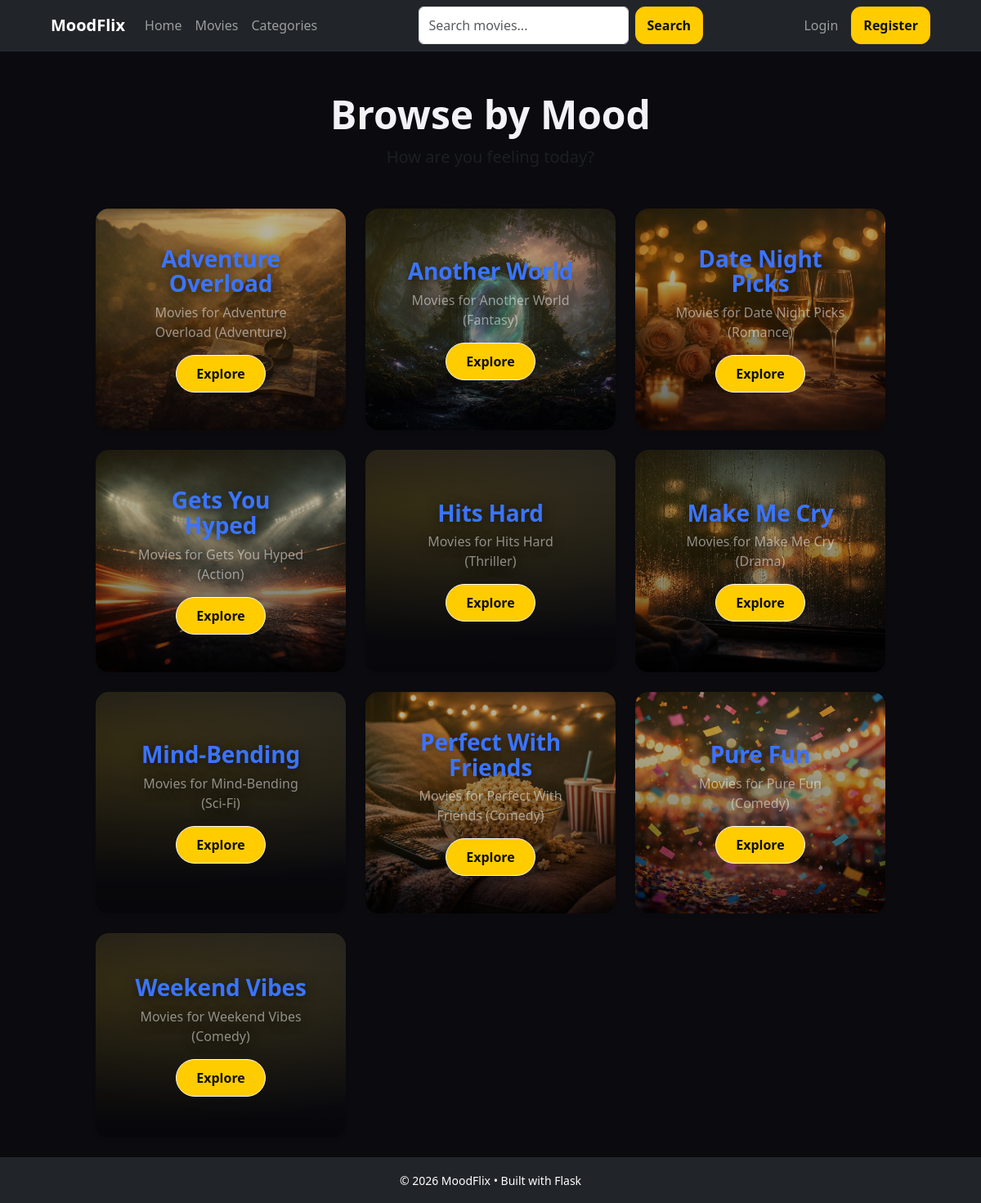
The page /categories on the database its author committed.
### app/models/mood_category.py (models this page shows, shortened)
class MoodCategory(db.Model):
    __tablename__ = "mood_categories"
    id = db.Column(db.Integer, primary_key=True)
    name = db.Column(db.String(255), nullable=False)
    description = db.Column(db.Text, nullable=True)

### app/controllers/home_controller.py (the view)
@home_bp.get("/categories")
def list_categories():
    categories = MovieService.listCategories()
    return render_template("categories/list.html", categories=categories)

### app/services/movie_service.py (called while the page is built)
    @staticmethod
    def listCategories() -> list[MoodCategory]:
        return MoodCategory.query.order_by(MoodCategory.name.asc()).all()

### app/views/templates/categories/list.html (shortened to what this page needs)
{% extends "base.html" %}
{% block content %}
  {% set category_images = {
      'Adventure Overload':   'img/Adventure.jpg',
      'Gets You Hyped':       'img/Action.jpg',
      'Another World':        'img/Fantasy.jpg',
      'Date Night Picks':     'img/Romance.jpg',
      'Hits Hard':            'img/Thriller.jpg',
      'Make Me Cry':          'img/Drama.jpg',
      'Mind-Bending':         'img/Sci-Fi.jpg',
      'Perfect With Friends': 'img/Comedy.jpg',
      'Pure Fun':             'img/Fun.jpg',
      'Weekend Vibes':        'img/Weekends.jpg'
  } %}
  <div class="container mt-4">
      <div class="text-center mb-5">
        <h1 class="fw-bold display-5">Browse by Mood</h1>
        <p class="text-muted lead">How are you feeling today?</p>
      </div>
      <div class="row row-cols-1 row-cols-md-2 row-cols-lg-3 g-4">
        {% for category in categories %}
          {% set image_file = category_images.get(category.name, 'img/hero-bg.jpg') %}
          <div class="col">
            <a href="{{ url_for('movie.list_movies_by_category', category_id=category.id) }}" class="text-decoration-none text-white">
              <div class="card h-100 shadow-sm border-0 mood-card"
                   style="background-image: linear-gradient(rgba(0,0,0,0.3), rgba(0,0,0,0.6)), url('{{ url_for('static', filename=image_file) }}');
                          background-size: cover;
                          background-position: center;
                          min-height: 250px;
                          transition: transform 0.3s;">
                <div class="card-body d-flex flex-column justify-content-center align-items-center text-center p-4">
                    <h3 class="card-title fw-bold text-shadow">{{ category.name }}</h3>
                    <p class="card-text text-white-50 d-none d-md-block">{{ category.description }}</p>
                    <span class="btn btn-outline-light mt-3 rounded-pill px-4">Explore</span>
                </div>
              </div>
            </a>
          </div>
        {% endfor %}
      </div>
  </div>
{% endblock %}

### app/views/templates/base.html (shortened to what this page needs)
<!doctype html>
<html lang="en">
<head>
  <link href="https://cdn.jsdelivr.net/npm/bootstrap@5.3.0/dist/css/bootstrap.min.css" rel="stylesheet">
  <link rel="stylesheet" href="https://cdnjs.cloudflare.com/ajax/libs/font-awesome/6.0.0/css/all.min.css">
  <link rel="stylesheet" href="{{ url_for('static', filename='css/style.css') }}">
</head>
<body>
  <nav class="navbar navbar-expand-lg navbar-dark bg-dark sticky-top" style = "z-index: 1050;">
    <div class="container">
      <a href="{{ url_for('home.index') }}" class="navbar-brand fw-bold">MoodFlix</a>
      <div class="collapse navbar-collapse" id="navbarNav">
        <ul class="navbar-nav me-auto">
            <li class="nav-item">
                <a class="nav-link" href="{{ url_for('home.index') }}"> Home </a>
            </li>
            <li class="nav-item">
                <a class="nav-link" href="{{ url_for('movie.list_movies') }}"> Movies </a>
            </li>
            <li class="nav-item">
                <a class="nav-link" href="{{ url_for('movie.list_categories') }}"> Categories </a>
            </li>
        </ul>
        <form class="d-flex mx-auto" method="GET" action="{{ url_for('home.search_movies') }}">
            <input class="form-control me-2" type="search" name="q" placeholder="Search movies..." value="{{ request.args.get('q', '') }}">
            <button class="btn btn-outline-warning" type="submit">Search</button>
        </form>
        <ul class="navbar-nav ms-auto align-items-center">
            {% if current_user.is_authenticated %}
                {% if current_user.role == 'admin' %}
                <li class="nav-item dropdown">
                    <a class="nav-link dropdown-toggle text-warning" href="#" id="adminDropdown" role="button" data-bs-toggle="dropdown" aria-expanded="false">
                        <i class="fas fa-user-shield"></i> Admin Panel
                    </a>
                    <ul class="dropdown-menu dropdown-menu-end" aria-labelledby="adminDropdown">
                        <li><a class="dropdown-item fw-bold" href="{{ url_for('admin.admin_index') }}">Dashboard</a></li>
                        <li><hr class="dropdown-divider"></li>
                        <li><a class="dropdown-item" href="{{ url_for('admin.list_movies') }}">Manage Movies</a></li>
                        <li><a class="dropdown-item" href="{{ url_for('admin.list_categories') }}">Manage Categories</a></li>
                        <li><hr class="dropdown-divider"></li>
                        <li><a class="dropdown-item" href="{{ url_for('admin.list_comments') }}">Manage Comments</a></li>
                        <li><a class="dropdown-item" href="{{ url_for('admin.list_pending_suggestions') }}">Manage Suggestions</a></li>
                    </ul>
                </li>
                {% endif %}
                <li class="nav-item">
                    <a class="nav-link" href="{{ url_for('favorite.list_favorites') }}">Favorites</a>
                </li>
                <li class="nav-item">
                    <a class="nav-link" href="{{ url_for('suggestion.list_suggestions') }}">Suggestions</a>
                </li>
                <li class="nav-item ms-2">
                    <a class="btn btn-sm btn-outline-light" href="{{ url_for('auth.view_profile', user_id=current_user.id) }}">
                        {{ current_user.username }}
                    </a>
                </li>
                <li class="nav-item ms-2">
                    <form action="{{ url_for('auth.logout') }}" method="POST" class="d-inline">
                        <button type="submit" class="btn btn-sm btn-danger">Logout</button>
                    </form>
                </li>
            {% else %}
                <li class="nav-item">
                    <a class="nav-link" href="{{ url_for('auth.login') }}">Login</a>
                </li>
                <li class="nav-item ms-2">
                    <a class="btn btn-warning" href="{{ url_for('auth.register') }}">Register</a>
                </li>
            {% endif %}
        </ul>
      </div>
    </div>
  </nav>
  <main class="container py-4" style="min-height: 80vh;">
    {% block content %}{% endblock %}
  </main>
  <footer class="bg-dark text-white text-center py-3 mt-auto">
    <div class="container">
      <small>© 2026 MoodFlix • Built with Flask</small>
    </div>
  </footer>
</body>
</html>

### app/views/static/css/style.css (style rules this page uses)
:root { --bg: #0b0b0f; --panel: #12121a; --text: #f3f3f7; --muted: #a7a7b6; --line: #232333; --accent: #ffcc00; }
* { box-sizing: border-box; }
body { margin: 0; font-family: system-ui, -apple-system, Segoe UI, Roboto, Arial; background: var(--bg); color: var(--text); }
.container { width: min(1100px, 92%); margin: 0 auto; }
.navbar { position: sticky; top: 0; background: rgba(11, 11, 15, 0.9); border-bottom: 1px solid var(--line); }
.btn { padding: 10px 14px; border-radius: 12px; background: var(--accent); color: #111; text-decoration: none; font-weight: 700; }
.mood-card { position:relative; min-height:260px; padding:22px; border-radius:22px; border:1px solid var(--line); background-color:var(--panel); background-image: linear-gradient(180deg, rgba(0,0,0,.18), rgba(0,0,0,.78)), var(--card-bg, none); background-size:cover; background-position:var(--bg-pos, center); background-repeat:no-repeat; overflow:hidden; text-decoration:none; color:var(--text); transition: transform .12s ease, border-color .12s ease; }
.mood-card::after { content:""; position:absolute; inset:0; background: radial-gradient(900px 280px at 20% 25%, rgba(255,204,0,.14), transparent 60%), radial-gradient(900px 380px at 90% 10%, rgba(255,255,255,.06), transparent 55%); pointer-events:none; }
.mood-card > * { position:relative; z-index:1; }
.mood-card h3 { margin:0 0 8px; font-size:28px; line-height:1.1; letter-spacing:-0.2px; color:#3b74ff; text-shadow:0 2px 14px rgba(0,0,0,.6); }
.mood-card p { margin:0; color:rgba(243,243,247,.72); text-shadow:0 2px 14px rgba(0,0,0,.6); }
.card { background: var(--panel); border: 1px solid var(--line); border-radius: 16px; overflow: hidden; text-decoration: none; color: inherit; }
.card-body { padding: 12px; }

### app/views/templates/categories/list.html (style rules this page uses)
.text-shadow { text-shadow: 2px 2px 4px rgba(0,0,0,0.8); }

### rows shown on the page
MoodCategory: shows a picture, name "Adventure Overload", description "Movies for Adventure Overload (Adventure)"
MoodCategory: shows a picture, name "Another World", description "Movies for Another World (Fantasy)"
MoodCategory: shows a picture, name "Date Night Picks", description "Movies for Date Night Picks (Romance)"
MoodCategory: shows a picture, name "Gets You Hyped", description "Movies for Gets You Hyped (Action)"
MoodCategory: name "Hits Hard", description "Movies for Hits Hard (Thriller)"
MoodCategory: shows a picture, name "Make Me Cry", description "Movies for Make Me Cry (Drama)"
MoodCategory: name "Mind-Bending", description "Movies for Mind-Bending (Sci-Fi)"
MoodCategory: shows a picture, name "Perfect With Friends", description "Movies for Perfect With Friends (Comedy)"
MoodCategory: shows a picture, name "Pure Fun", description "Movies for Pure Fun (Comedy)"
MoodCategory: name "Weekend Vibes", description "Movies for Weekend Vibes (Comedy)"
